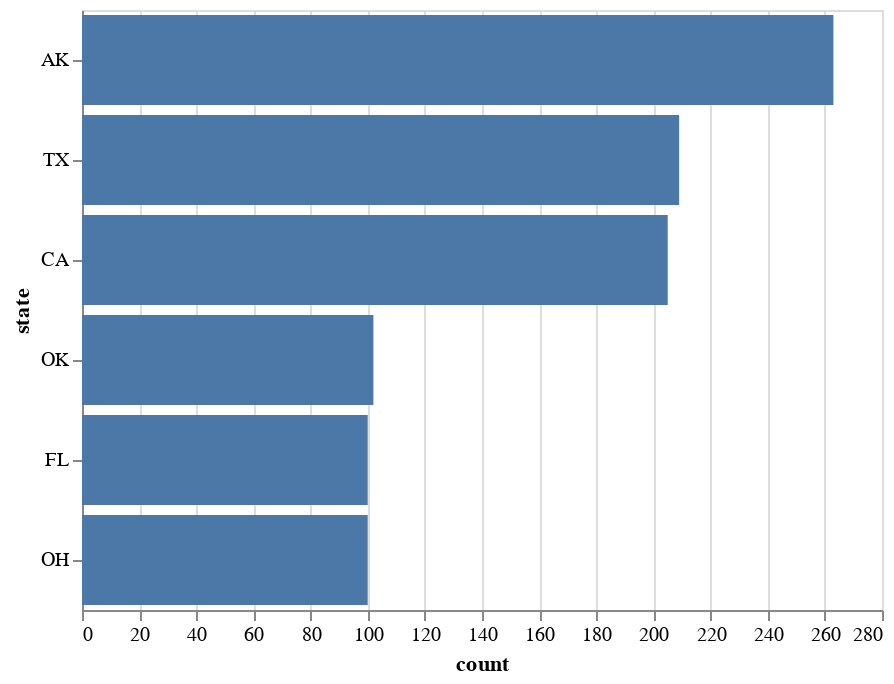

Here is the notebook cell this chart was saved with:
### Markdown cell above
## 4) Utilizando o dataset airports (var = data.airports()):
    -> Faça um rank bar dos 5 primeiros estados dos EUA com maior número de aeroportos

### Code cell
# resposta 4
import altair as alt
from vega_datasets import data

df_airports = data.airports()
df_airports.head()

alt.Chart(df_airports).transform_aggregate(
    count='count()',
    groupby=['state']
).transform_window(
    rank='rank(count)',
    sort=[alt.SortField('count', order='descending')]
).transform_filter(
    alt.datum.rank < 6
).mark_bar().encode(
    y=alt.Y('state:N',
        sort=alt.EncodingSortField(field='count', op='sum', order='descending')
    ),
    x='count:Q',
)

### Figure 1 — Vega-Lite specification as saved in the notebook (floating-point values rounded to 4 significant figures; data arrays with more than 128 entries replaced by an {"elided": "..."} marker saying what was removed)
{"$schema": "https://vega.github.io/schema/vega-lite/v3.4.0.json", "config": {"mark": {"tooltip": null}, "view": {"height": 300, "width": 400}}, "data": {"name": "data-0ef4560d5f2c50754cbb7983fe73c2e9"}, "datasets": {"data-0ef4560d5f2c50754cbb7983fe73c2e9": {"elided": "3376 records"}}, "encoding": {"x": {"field": "count", "type": "quantitative"}, "y": {"field": "state", "sort": {"field": "count", "op": "sum", "order": "descending"}, "type": "nominal"}}, "mark": "bar", "transform": [{"aggregate": [{"as": "count", "op": "count"}], "groupby": ["state"]}, {"sort": [{"field": "count", "order": "descending"}], "window": [{"as": "rank", "field": "count", "op": "rank"}]}, {"filter": "(datum.rank < 6)"}]}
